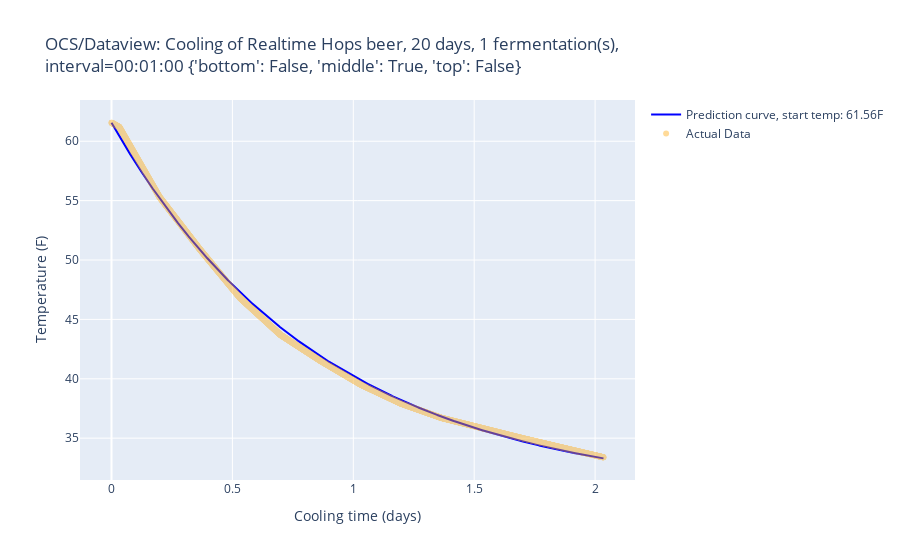

Notebook source saved alongside this figure:
### Markdown cell above
## 2e) Plot prediction curve along with actual data 
<a id=’section_2e’></a>
**Note:** You can zoom into the graph to see how the prediction and data actually differ.

### Code cell
# Plotly object for prediction curve
prediction_trace = go.Scatter(
    x=cool_df_training["tsc"],
    y=predictions,
    mode="lines",
    name=f"Prediction curve, start temp: {T_start:5.2f}F",
    marker=dict(color="blue"),
)

# Plotly object for observed data
data_trace = go.Scatter(
    x=cool_df["tsc"],
    y=cool_df["Temperature"],
    mode="markers",
    name="Actual Data",
    opacity=0.4,
    marker=dict(color="orange"),
)

# Plotly layout
layout = go.Layout(
    xaxis=dict(title="Cooling time (days)"),
    yaxis=dict(title="Temperature (F)"),
    width=800,
    title=f"OCS/Dataview: Cooling of {BRAND} beer, {TRAINING_DAYS} days, {N_fermentations} fermentation(s),<br>"
    f"interval={INTERVAL} {TEMP_SENSORS}",
)

fig = go.Figure(data=[prediction_trace, data_trace], layout=layout)
fig.show()

### Figure 1 — Plotly figure (JSON) as saved in the notebook; plotly's stock layout.template omitted (floating-point values rounded to 4 significant figures; data arrays with more than 128 entries replaced by an {"elided": "..."} marker saying what was removed)
{"data": [{"marker": {"color": "blue"}, "mode": "lines", "name": "Prediction curve, start temp: 61.56F", "type": "scatter", "x": {"elided": "2931 float values"}, "y": {"elided": "2931 float values"}}, {"marker": {"color": "orange"}, "mode": "markers", "name": "Actual Data", "opacity": 0.4, "type": "scatter", "x": {"elided": "2931 float values"}, "y": {"elided": "2931 float values"}}], "layout": {"autosize": true, "title": {"text": "OCS/Dataview: Cooling of Realtime Hops beer, 20 days, 1 fermentation(s),<br>interval=00:01:00 {'bottom': False, 'middle': True, 'top': False}"}, "xaxis": {"autorange": true, "range": [-0.1214, 2.156], "title": {"text": "Cooling time (days)"}, "type": "linear"}, "yaxis": {"autorange": true, "range": [31.33, 63.62], "title": {"text": "Temperature (F)"}, "type": "linear"}}}
